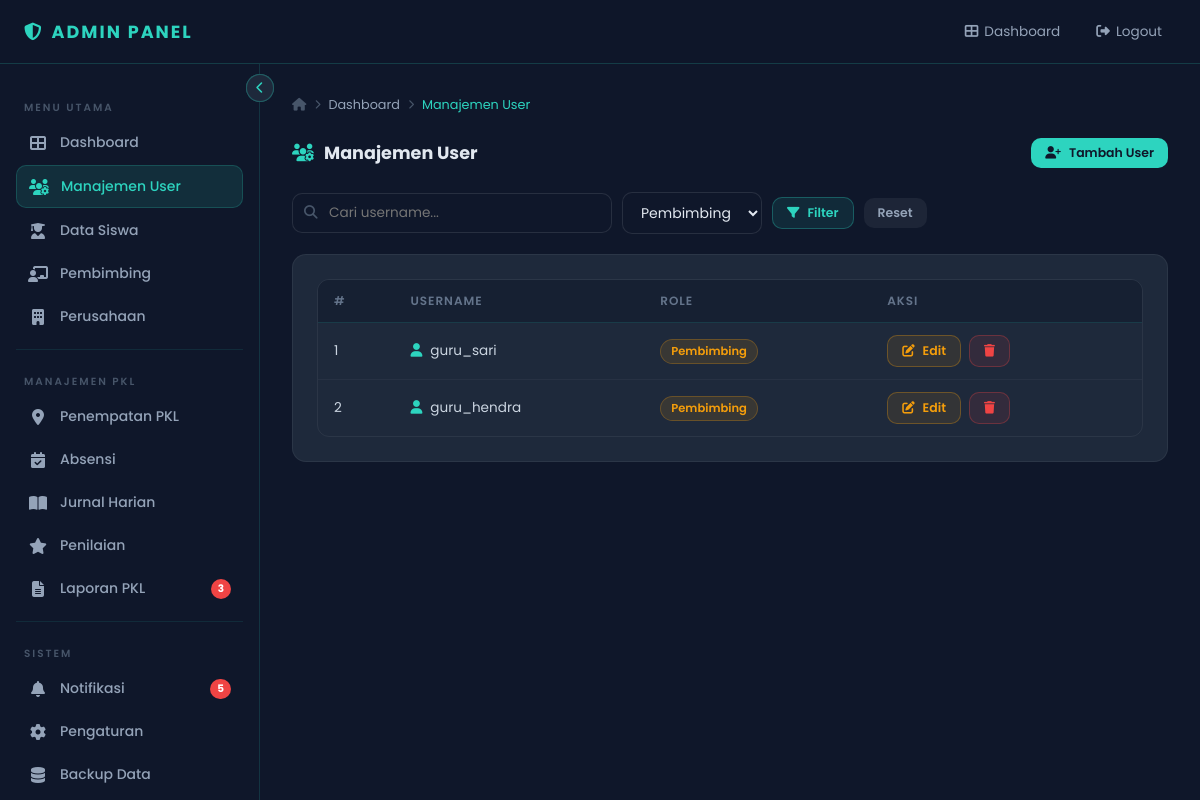
The app's page /admin-users.php?role=pembimbing (signed in) with its own data.
### tables this page shows
CREATE TABLE IF NOT EXISTS users (
    id          INT AUTO_INCREMENT PRIMARY KEY,
    username    VARCHAR(100) NOT NULL UNIQUE,
    password    VARCHAR(255) NOT NULL,
    email       VARCHAR(150) DEFAULT NULL,
    role        ENUM('admin','siswa','pembimbing') NOT NULL DEFAULT 'siswa',
    created_at  TIMESTAMP DEFAULT CURRENT_TIMESTAMP,
    updated_at  TIMESTAMP DEFAULT CURRENT_TIMESTAMP ON UPDATE CURRENT_TIMESTAMP
);

### config.php (called while the page is built, shortened)
<?php
$conn = mysqli_connect(DB_HOST, DB_USER, DB_PASS, DB_NAME);
mysqli_set_charset($conn, 'utf8mb4');
function clean($data) {
    global $conn;
    return mysqli_real_escape_string($conn, trim(htmlspecialchars($data)));
}
?>

### admin-users.php (the view, shortened to what this page needs)
<?php
include "config.php";
$search = clean($_GET['search'] ?? '');
$filter = clean($_GET['role'] ?? '');
$where  = "WHERE 1=1";
if ($filter) $where .= " AND role='$filter'";
$result = mysqli_query($conn, "SELECT * FROM users $where ORDER BY id DESC");
?>
<!DOCTYPE html>
<html lang="id">
<head>
  <link rel="stylesheet" href="style.css"/>
  <link rel="stylesheet" href="https://cdnjs.cloudflare.com/ajax/libs/font-awesome/6.5.2/css/all.min.css"/>
</head>
<body>
<header>
  <nav>
    <div style="display:flex;align-items:center;gap:12px;">
      <div class="logo"><i class="fas fa-shield-alt" style="margin-right:8px;"></i>ADMIN PANEL</div>
    </div>
    <ul class="nav-links">
      <li><a href="dashboard admin.php"><i class="fa fa-th-large"></i> Dashboard</a></li>
      <li><a href="login.php"><i class="fas fa-sign-out-alt"></i> Logout</a></li>
    </ul>
  </nav>
</header>
<button class="sidebar-toggle" id="sidebarToggle"><i class="fas fa-chevron-left"></i></button>
<?php include 'sidebar.php'; ?>
<div class="layout-wrapper">
<main class="main-content" id="mainContent">
  <div class="breadcrumb">
    <i class="fas fa-home"></i> <i class="fas fa-chevron-right" style="font-size:.6rem;"></i>
    <a href="dashboard admin.php" style="color:#94a3b8;">Dashboard</a>
    <i class="fas fa-chevron-right" style="font-size:.6rem;"></i> <span>Manajemen User</span>
  </div>
  <div class="page-header">
    <h2><i class="fas fa-users-cog"></i> Manajemen User</h2>
    <button class="btn btn-primary btn-sm" onclick="openModal()">
      <i class="fas fa-user-plus"></i> Tambah User
    </button>
  </div>
  <div style="display:flex;gap:12px;flex-wrap:wrap;margin-bottom:20px;align-items:center;">
    <form method="GET" style="display:flex;gap:10px;flex-wrap:wrap;align-items:center;">
      <div class="search-bar">
        <i class="fas fa-search"></i>
        <input type="text" name="search" placeholder="Cari username..." value="<?php echo htmlspecialchars($search); ?>"/>
      </div>
      <select name="role" class="form-control" style="width:auto;padding:9px 14px;">
        <option value="pembimbing" <?php if($filter==='pembimbing') echo 'selected'; ?>>Pembimbing</option>
      </select>
      <button type="submit" class="btn btn-secondary btn-sm"><i class="fas fa-filter"></i> Filter</button>
      <a href="admin-users.php" class="btn btn-sm" style="background:rgba(255,255,255,.06);color:#94a3b8;">Reset</a>
    </form>
  </div>
  <div class="card">
    <div class="table-wrapper">
      <table>
        <thead>
          <tr>
            <th>#</th><th>Username</th><th>Role</th><th>Aksi</th>
          </tr>
        </thead>
        <tbody>
          <?php $no=1; while($row = mysqli_fetch_assoc($result)): ?>
          <tr>
            <td><?php echo $no++; ?></td>
            <td><i class="fas fa-user" style="color:#2dd4bf;margin-right:8px;"></i><?php echo htmlspecialchars($row['username']); ?></td>
            <td>
              <?php
              $pillMap = ['admin'=>'pill-green','siswa'=>'pill-blue','pembimbing'=>'pill-yellow'];
              $p = $pillMap[$row['role']] ?? 'pill-purple';
              echo "<span class='pill {$p}'>" . ucfirst($row['role']) . "</span>";
              ?>
            </td>
            <td style="display:flex;gap:8px;">
              <button class="btn btn-warning btn-sm"
                onclick="editUser(<?php echo $row['id'].',\''.htmlspecialchars($row['username']).'\',\''.$row['role'].'\''; ?>)">
                <i class="fas fa-edit"></i> Edit
              </button>
              <?php if ($row['role'] !== 'admin'): ?>
              <a href="?hapus=<?php echo $row['id']; ?>" class="btn btn-danger btn-sm"
                 onclick="return confirm('Hapus user ini?')">
                <i class="fas fa-trash"></i>
              </a>
              <?php endif; ?>
            </td>
          </tr>
          <?php endwhile; ?>
        </tbody>
      </table>
    </div>
  </div>
</main>
</div>
</body>
</html>

### style.css (style rules this page uses)
*, *::before, *::after { box-sizing: border-box; margin: 0; padding: 0; }
html { scroll-behavior: smooth; }
body { font-family: 'Poppins', sans-serif; background: #0f172a; color: #e2e8f0; min-height: 100vh; }
a { text-decoration: none; color: inherit; }
ul { list-style: none; }
h2 { font-size: 1.25rem; font-weight: 600; color: #e2e8f0; }
.btn { display: inline-flex; align-items: center; gap: 8px; padding: 10px 20px; border-radius: 10px; font-family: 'Poppins', sans-serif; font-size: 0.85rem; font-weight: 600; cursor: pointer; transition: all 0.2s; border: none; text-decoration: none; }
.btn-primary { background: #2dd4bf; color: #0f172a; }
.btn-secondary { background: rgba(45,212,191,0.1); color: #2dd4bf; border: 1px solid rgba(45,212,191,0.3); }
.btn-danger { background: rgba(239,68,68,0.1); color: #ef4444; border: 1px solid rgba(239,68,68,0.3); }
.btn-warning { background: rgba(245,158,11,0.1); color: #f59e0b; border: 1px solid rgba(245,158,11,0.3); }
.btn-sm { padding: 6px 14px; font-size: 0.78rem; }
.form-control { width: 100%; padding: 10px 14px; background: #0f172a; border: 1px solid rgba(255,255,255,0.1); border-radius: 10px; color: #e2e8f0; font-family: 'Poppins', sans-serif; font-size: 0.875rem; transition: border-color 0.2s; outline: none; }
.form-control::placeholder { color: #475569; }
select.form-control { cursor: pointer; }
select.form-control option { background: #1e293b; }
.card { background: #1e293b; border: 1px solid rgba(255,255,255,0.06); border-radius: 14px; padding: 24px; }
.table-wrapper { overflow-x: auto; border-radius: 12px; border: 1px solid rgba(255,255,255,0.06); }
table { width: 100%; border-collapse: collapse; font-size: 0.85rem; }
thead tr { background: #162032; border-bottom: 1px solid rgba(45,212,191,0.15); }
thead th { padding: 12px 16px; text-align: left; font-size: 0.75rem; font-weight: 600; color: #64748b; letter-spacing: 1px; text-transform: uppercase; white-space: nowrap; }
tbody tr { border-bottom: 1px solid rgba(255,255,255,0.04); transition: background 0.15s; }
tbody tr:last-child { border-bottom: none; }
tbody td { padding: 12px 16px; color: #cbd5e1; vertical-align: middle; }
.pill { display: inline-flex; align-items: center; gap: 5px; padding: 3px 10px; border-radius: 99px; font-size: 0.72rem; font-weight: 600; }
.pill-yellow { background: rgba(245,158,11,0.12); color: #f59e0b; border: 1px solid rgba(245,158,11,0.25); }
.search-bar { position: relative; max-width: 320px; }
.search-bar i { position: absolute; left: 12px; top: 50%; transform: translateY(-50%); color: #475569; font-size: 0.85rem; }
.search-bar input { width: 100%; padding: 9px 14px 9px 36px; background: #0f172a; border: 1px solid rgba(255,255,255,0.1); border-radius: 10px; color: #e2e8f0; font-family: 'Poppins', sans-serif; font-size: 0.85rem; outline: none; transition: border-color 0.2s; }
.page-header { display: flex; align-items: center; justify-content: space-between; gap: 16px; margin-bottom: 24px; flex-wrap: wrap; }
.page-header h2 { font-size: 1.1rem; font-weight: 700; color: #e2e8f0; display: flex; align-items: center; gap: 10px; }
.page-header h2 i { color: #2dd4bf; }
.breadcrumb { display: flex; align-items: center; gap: 8px; font-size: 0.8rem; color: #475569; margin-bottom: 24px; }
.breadcrumb span { color: #2dd4bf; }

### records on screen
users: username "guru_sari", role "Pembimbing"
users: username "guru_hendra", role "Pembimbing"

### other values on screen
$label "Dashboard Manajemen User Data Siswa Pembimbing Perusahaan Penempatan PKL Absensi Jurnal Harian Penilaian Laporan PKL Notifikasi Pengaturan Backup Data"
$badge "3 5"
